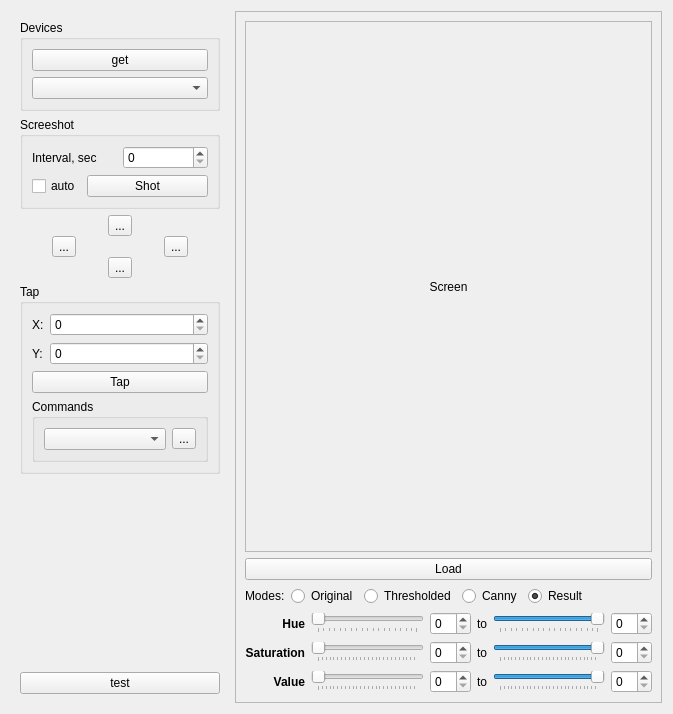
<?xml version="1.0" encoding="UTF-8"?>
<ui version="4.0">
 <class>MainBox</class>
 <widget class="QWidget" name="MainBox">
  <property name="geometry">
   <rect>
    <x>0</x>
    <y>0</y>
    <width>673</width>
    <height>714</height>
   </rect>
  </property>
  <property name="windowTitle">
   <string>Dialog</string>
  </property>
  <layout class="QHBoxLayout" name="horizontalLayout">
   <item>
    <layout class="QVBoxLayout" name="verticalLayout">
     <property name="leftMargin">
      <number>9</number>
     </property>
     <property name="topMargin">
      <number>9</number>
     </property>
     <property name="rightMargin">
      <number>9</number>
     </property>
     <property name="bottomMargin">
      <number>9</number>
     </property>
     <item>
      <widget class="QGroupBox" name="groupBox_2">
       <property name="minimumSize">
        <size>
         <width>200</width>
         <height>0</height>
        </size>
       </property>
       <property name="title">
        <string>Devices</string>
       </property>
       <layout class="QVBoxLayout" name="verticalLayout_5">
        <item>
         <widget class="QPushButton" name="btn_devices">
          <property name="text">
           <string>get</string>
          </property>
         </widget>
        </item>
        <item>
         <widget class="QComboBox" name="cb_devices"/>
        </item>
       </layout>
      </widget>
     </item>
     <item>
      <widget class="QGroupBox" name="groupBox_3">
       <property name="title">
        <string>Screeshot</string>
       </property>
       <layout class="QVBoxLayout" name="verticalLayout_6">
        <item>
         <layout class="QHBoxLayout" name="horizontalLayout_3">
          <item>
           <widget class="QLabel" name="label_10">
            <property name="text">
             <string>Interval, sec</string>
            </property>
           </widget>
          </item>
          <item>
           <widget class="QSpinBox" name="sb_interval"/>
          </item>
         </layout>
        </item>
        <item>
         <layout class="QHBoxLayout" name="horizontalLayout_5">
          <item>
           <widget class="QCheckBox" name="cb_auto">
            <property name="sizePolicy">
             <sizepolicy hsizetype="Fixed" vsizetype="Fixed">
              <horstretch>0</horstretch>
              <verstretch>0</verstretch>
             </sizepolicy>
            </property>
            <property name="text">
             <string>auto</string>
            </property>
           </widget>
          </item>
          <item>
           <widget class="QPushButton" name="btn_create_screenshot">
            <property name="text">
             <string>Shot</string>
            </property>
           </widget>
          </item>
         </layout>
        </item>
       </layout>
      </widget>
     </item>
     <item>
      <layout class="QGridLayout" name="gridLayout">
       <property name="spacing">
        <number>0</number>
       </property>
       <item row="1" column="0">
        <widget class="QToolButton" name="btn_swipe_RL">
         <property name="text">
          <string>...</string>
         </property>
         <property name="icon">
          <iconset resource="../../../../../../lib/pictures/arrow.qrc">
           <normaloff>:/arrow/arrow-left.png</normaloff>:/arrow/arrow-left.png</iconset>
         </property>
        </widget>
       </item>
       <item row="2" column="1">
        <widget class="QToolButton" name="btn_swipe_UD">
         <property name="text">
          <string>...</string>
         </property>
         <property name="icon">
          <iconset resource="../../../../../../lib/pictures/arrow.qrc">
           <normaloff>:/arrow/arrow-down.png</normaloff>:/arrow/arrow-down.png</iconset>
         </property>
        </widget>
       </item>
       <item row="0" column="1">
        <widget class="QToolButton" name="btn_swipe_DU">
         <property name="text">
          <string>...</string>
         </property>
         <property name="icon">
          <iconset resource="../../../../../../lib/pictures/arrow.qrc">
           <normaloff>:/arrow/arrow-up.png</normaloff>:/arrow/arrow-up.png</iconset>
         </property>
        </widget>
       </item>
       <item row="1" column="2">
        <widget class="QToolButton" name="btn_swipe_LR">
         <property name="text">
          <string>...</string>
         </property>
         <property name="icon">
          <iconset resource="../../../../../../lib/pictures/arrow.qrc">
           <normaloff>:/arrow/arrow-right.png</normaloff>:/arrow/arrow-right.png</iconset>
         </property>
        </widget>
       </item>
      </layout>
     </item>
     <item>
      <widget class="QGroupBox" name="groupBox">
       <property name="title">
        <string>Tap</string>
       </property>
       <layout class="QVBoxLayout" name="verticalLayout_3">
        <item>
         <layout class="QGridLayout" name="gridLayout_2">
          <item row="1" column="0">
           <widget class="QLabel" name="label_2">
            <property name="sizePolicy">
             <sizepolicy hsizetype="Fixed" vsizetype="Preferred">
              <horstretch>0</horstretch>
              <verstretch>0</verstretch>
             </sizepolicy>
            </property>
            <property name="text">
             <string>Y:</string>
            </property>
           </widget>
          </item>
          <item row="0" column="0">
           <widget class="QLabel" name="label">
            <property name="sizePolicy">
             <sizepolicy hsizetype="Fixed" vsizetype="Preferred">
              <horstretch>0</horstretch>
              <verstretch>0</verstretch>
             </sizepolicy>
            </property>
            <property name="text">
             <string>X:</string>
            </property>
           </widget>
          </item>
          <item row="0" column="1">
           <widget class="QSpinBox" name="sb_pos_x"/>
          </item>
          <item row="1" column="1">
           <widget class="QSpinBox" name="sb_pos_y"/>
          </item>
         </layout>
        </item>
        <item>
         <widget class="QPushButton" name="btn_tap">
          <property name="text">
           <string>Tap</string>
          </property>
         </widget>
        </item>
        <item>
         <widget class="QGroupBox" name="groupBox_4">
          <property name="title">
           <string>Commands</string>
          </property>
          <layout class="QHBoxLayout" name="horizontalLayout_6">
           <item>
            <widget class="QComboBox" name="cb_commands"/>
           </item>
           <item>
            <widget class="QToolButton" name="btn_adb">
             <property name="text">
              <string>...</string>
             </property>
            </widget>
           </item>
          </layout>
         </widget>
        </item>
       </layout>
      </widget>
     </item>
     <item>
      <spacer name="verticalSpacer">
       <property name="orientation">
        <enum>Qt::Vertical</enum>
       </property>
       <property name="sizeHint" stdset="0">
        <size>
         <width>20</width>
         <height>40</height>
        </size>
       </property>
      </spacer>
     </item>
     <item>
      <widget class="AutoClicker" name="autoclicker_widget" native="true"/>
     </item>
     <item>
      <widget class="QPushButton" name="btn_test">
       <property name="text">
        <string>test</string>
       </property>
      </widget>
     </item>
    </layout>
   </item>
   <item>
    <widget class="QFrame" name="frame">
     <property name="minimumSize">
      <size>
       <width>200</width>
       <height>0</height>
      </size>
     </property>
     <property name="frameShape">
      <enum>QFrame::StyledPanel</enum>
     </property>
     <property name="frameShadow">
      <enum>QFrame::Raised</enum>
     </property>
     <layout class="QVBoxLayout" name="verticalLayout_4">
      <item>
       <widget class="QScrollArea" name="scrollArea">
        <property name="widgetResizable">
         <bool>true</bool>
        </property>
        <widget class="QWidget" name="scrollAreaWidgetContents">
         <property name="geometry">
          <rect>
           <x>0</x>
           <y>0</y>
           <width>417</width>
           <height>510</height>
          </rect>
         </property>
         <layout class="QVBoxLayout" name="verticalLayout_2">
          <item>
           <widget class="QLabel" name="lbl_screenshot">
            <property name="text">
             <string>Screen</string>
            </property>
            <property name="alignment">
             <set>Qt::AlignCenter</set>
            </property>
           </widget>
          </item>
         </layout>
        </widget>
       </widget>
      </item>
      <item>
       <widget class="QPushButton" name="btn_load">
        <property name="text">
         <string>Load</string>
        </property>
       </widget>
      </item>
      <item>
       <layout class="QHBoxLayout" name="horizontalLayout_2">
        <item>
         <widget class="QLabel" name="label_8">
          <property name="text">
           <string>Modes:</string>
          </property>
         </widget>
        </item>
        <item>
         <widget class="QRadioButton" name="rbOriginal">
          <property name="text">
           <string>Original</string>
          </property>
         </widget>
        </item>
        <item>
         <widget class="QRadioButton" name="rbThresholded">
          <property name="text">
           <string>Thresholded</string>
          </property>
          <property name="checked">
           <bool>false</bool>
          </property>
         </widget>
        </item>
        <item>
         <widget class="QRadioButton" name="rbCanny">
          <property name="text">
           <string>Canny</string>
          </property>
          <property name="checked">
           <bool>false</bool>
          </property>
         </widget>
        </item>
        <item>
         <widget class="QRadioButton" name="rbResult">
          <property name="text">
           <string>Result</string>
          </property>
          <property name="checked">
           <bool>true</bool>
          </property>
         </widget>
        </item>
        <item>
         <spacer name="horizontalSpacer">
          <property name="orientation">
           <enum>Qt::Horizontal</enum>
          </property>
          <property name="sizeHint" stdset="0">
           <size>
            <width>40</width>
            <height>20</height>
           </size>
          </property>
         </spacer>
        </item>
       </layout>
      </item>
      <item>
       <layout class="QGridLayout" name="gridLayout_3">
        <item row="0" column="0">
         <widget class="QLabel" name="label_5">
          <property name="font">
           <font>
            <weight>75</weight>
            <bold>true</bold>
           </font>
          </property>
          <property name="text">
           <string>Hue</string>
          </property>
          <property name="alignment">
           <set>Qt::AlignRight|Qt::AlignTrailing|Qt::AlignVCenter</set>
          </property>
         </widget>
        </item>
        <item row="2" column="1">
         <widget class="QSlider" name="slValueFrom">
          <property name="maximum">
           <number>255</number>
          </property>
          <property name="orientation">
           <enum>Qt::Horizontal</enum>
          </property>
          <property name="tickPosition">
           <enum>QSlider::TicksBelow</enum>
          </property>
         </widget>
        </item>
        <item row="1" column="4">
         <widget class="QSlider" name="slSaturationTo">
          <property name="maximum">
           <number>255</number>
          </property>
          <property name="value">
           <number>255</number>
          </property>
          <property name="orientation">
           <enum>Qt::Horizontal</enum>
          </property>
          <property name="tickPosition">
           <enum>QSlider::TicksBelow</enum>
          </property>
         </widget>
        </item>
        <item row="0" column="3">
         <widget class="QLabel" name="label_6">
          <property name="text">
           <string>to</string>
          </property>
         </widget>
        </item>
        <item row="1" column="2">
         <widget class="QSpinBox" name="spSaturationFrom"/>
        </item>
        <item row="1" column="3">
         <widget class="QLabel" name="label_7">
          <property name="text">
           <string>to</string>
          </property>
         </widget>
        </item>
        <item row="2" column="5">
         <widget class="QSpinBox" name="spValueTo"/>
        </item>
        <item row="2" column="4">
         <widget class="QSlider" name="slValueTo">
          <property name="maximum">
           <number>255</number>
          </property>
          <property name="value">
           <number>255</number>
          </property>
          <property name="orientation">
           <enum>Qt::Horizontal</enum>
          </property>
          <property name="tickPosition">
           <enum>QSlider::TicksBelow</enum>
          </property>
         </widget>
        </item>
        <item row="0" column="2">
         <widget class="QSpinBox" name="spHueFrom"/>
        </item>
        <item row="2" column="2">
         <widget class="QSpinBox" name="spValueFrom"/>
        </item>
        <item row="1" column="1">
         <widget class="QSlider" name="slSaturationFrom">
          <property name="maximum">
           <number>255</number>
          </property>
          <property name="orientation">
           <enum>Qt::Horizontal</enum>
          </property>
          <property name="tickPosition">
           <enum>QSlider::TicksBelow</enum>
          </property>
         </widget>
        </item>
        <item row="1" column="5">
         <widget class="QSpinBox" name="spSaturationTo"/>
        </item>
        <item row="1" column="0">
         <widget class="QLabel" name="label_4">
          <property name="font">
           <font>
            <weight>75</weight>
            <bold>true</bold>
           </font>
          </property>
          <property name="text">
           <string>Saturation</string>
          </property>
          <property name="alignment">
           <set>Qt::AlignRight|Qt::AlignTrailing|Qt::AlignVCenter</set>
          </property>
         </widget>
        </item>
        <item row="2" column="0">
         <widget class="QLabel" name="label_3">
          <property name="font">
           <font>
            <weight>75</weight>
            <bold>true</bold>
           </font>
          </property>
          <property name="text">
           <string>Value</string>
          </property>
          <property name="alignment">
           <set>Qt::AlignRight|Qt::AlignTrailing|Qt::AlignVCenter</set>
          </property>
         </widget>
        </item>
        <item row="0" column="5">
         <widget class="QSpinBox" name="spHueTo"/>
        </item>
        <item row="2" column="3">
         <widget class="QLabel" name="label_9">
          <property name="text">
           <string>to</string>
          </property>
         </widget>
        </item>
        <item row="0" column="1">
         <widget class="QSlider" name="slHueFrom">
          <property name="maximum">
           <number>179</number>
          </property>
          <property name="orientation">
           <enum>Qt::Horizontal</enum>
          </property>
          <property name="tickPosition">
           <enum>QSlider::TicksBelow</enum>
          </property>
         </widget>
        </item>
        <item row="0" column="4">
         <widget class="QSlider" name="slHueTo">
          <property name="maximum">
           <number>179</number>
          </property>
          <property name="value">
           <number>179</number>
          </property>
          <property name="orientation">
           <enum>Qt::Horizontal</enum>
          </property>
          <property name="tickPosition">
           <enum>QSlider::TicksBelow</enum>
          </property>
         </widget>
        </item>
       </layout>
      </item>
     </layout>
    </widget>
   </item>
  </layout>
 </widget>
 <customwidgets>
  <customwidget>
   <class>AutoClicker</class>
   <extends>QWidget</extends>
   <header>autoclicker.hpp</header>
   <container>1</container>
  </customwidget>
 </customwidgets>
 <tabstops>
  <tabstop>btn_swipe_DU</tabstop>
  <tabstop>btn_swipe_RL</tabstop>
  <tabstop>btn_swipe_LR</tabstop>
  <tabstop>btn_swipe_UD</tabstop>
 </tabstops>
 <resources>
  <include location="../../../../../../lib/pictures/arrow.qrc"/>
 </resources>
 <connections/>
</ui>
